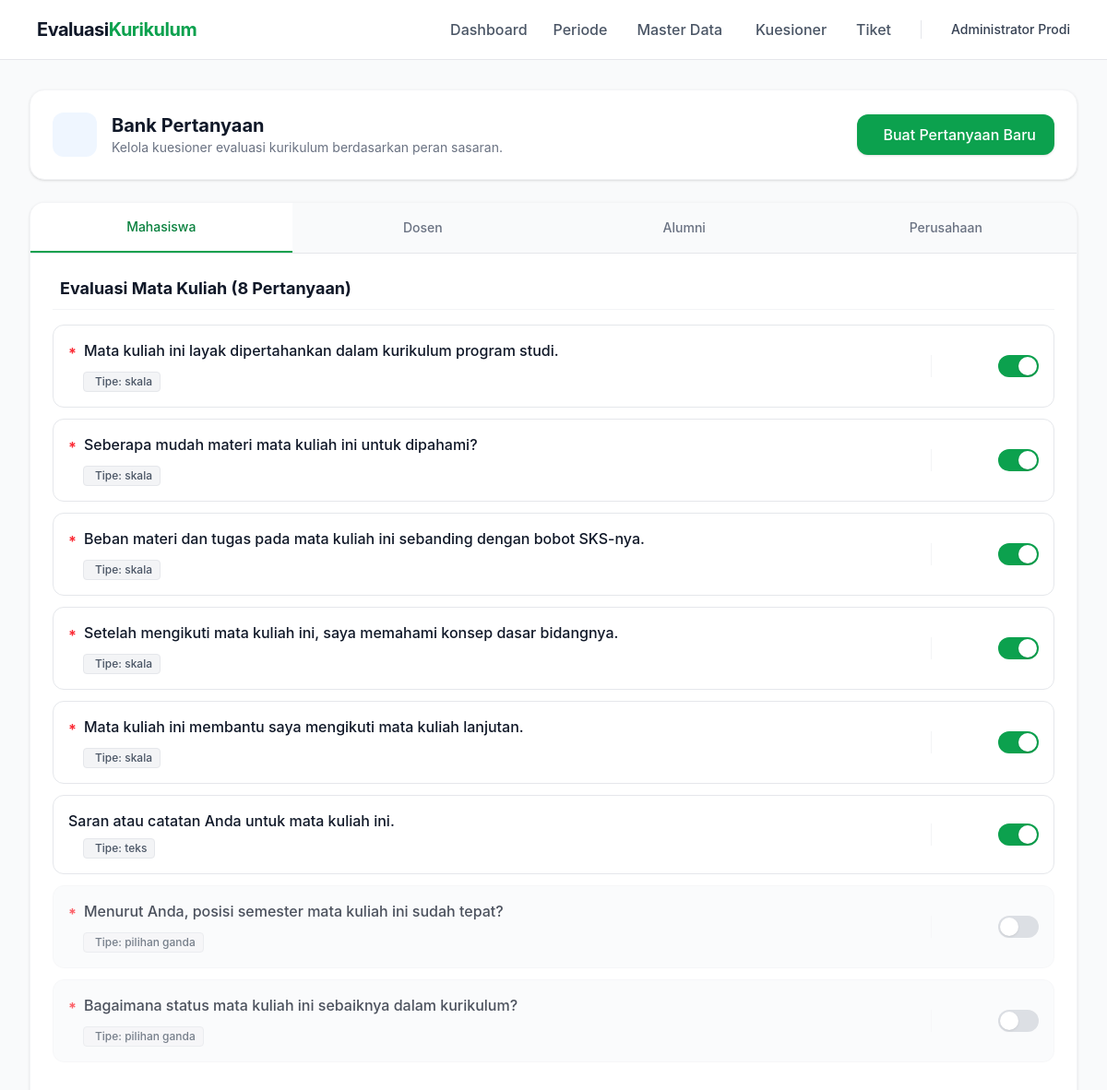
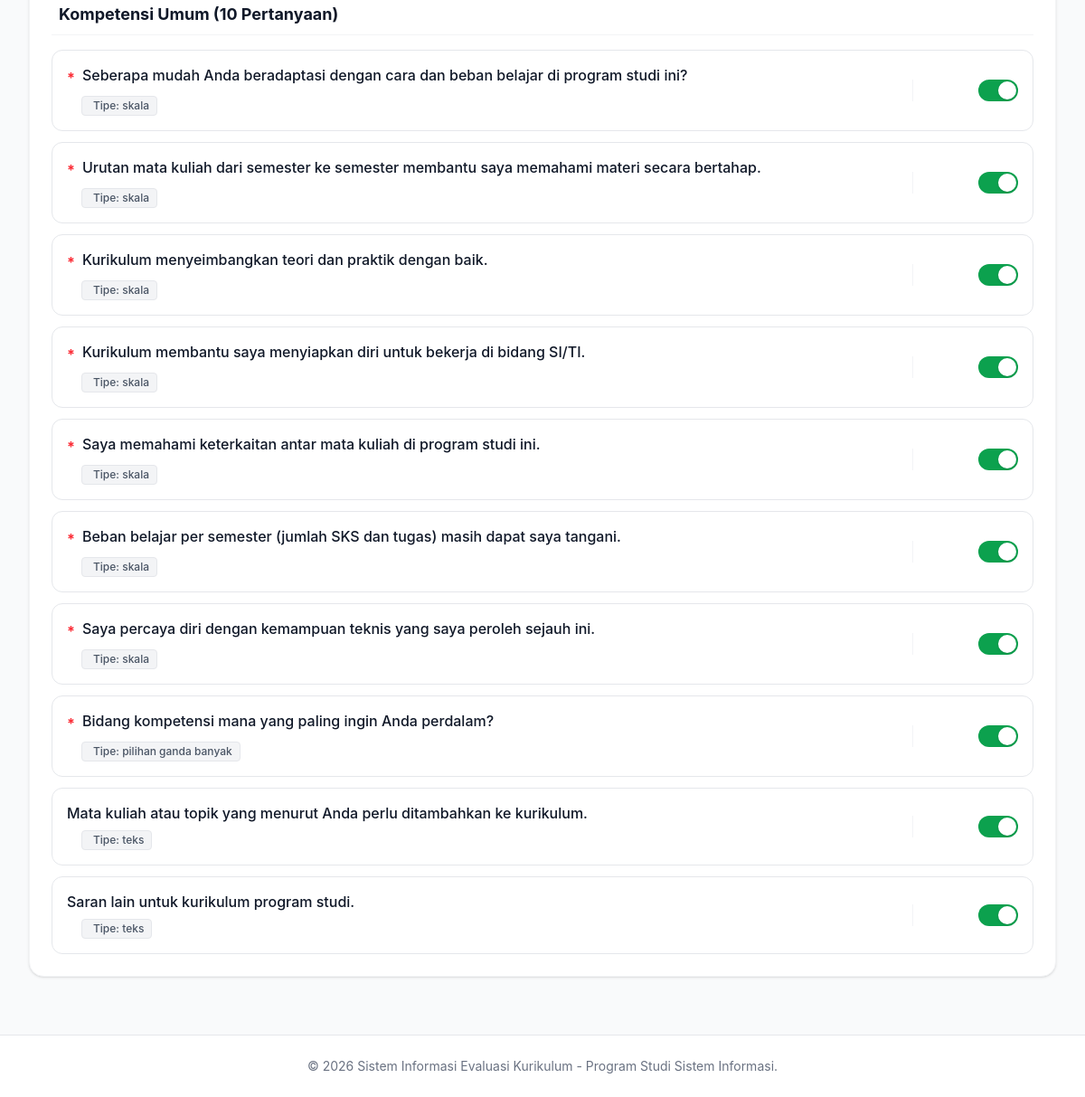
/admin/kuesioner/pertanyaan.php (signed in), run on the app's committed database (2 pictures, top to bottom).
### tables this page shows
CREATE TABLE `pertanyaan` (
  `id` int(11) NOT NULL AUTO_INCREMENT,
  `kode` varchar(10) DEFAULT NULL,
  `teks` text NOT NULL,
  `bantuan` text DEFAULT NULL,
  `tipe` enum('pilihan_ganda','skala','teks','pilihan_ganda_banyak') NOT NULL,
  `bagian` enum('matkul','kompetensi') NOT NULL,
  `peran_sasaran` enum('mahasiswa','alumni','perusahaan','dosen','semua') NOT NULL,
  `kategori_kompetensi_id` int(11) DEFAULT NULL,
  `wajib` tinyint(1) DEFAULT 1,
  `label_skala` longtext DEFAULT NULL CHECK (json_valid(`label_skala`)),
  `syarat_tampil` varchar(255) DEFAULT NULL,
  `penanda` varchar(255) DEFAULT NULL,
  `maks_pilihan` int(11) DEFAULT NULL,
  `urutan` int(11) DEFAULT 0,
  `aktif` tinyint(1) DEFAULT 1,
  `default_aktif` tinyint(1) DEFAULT 1,
  `dibuat_pada` timestamp NOT NULL DEFAULT current_timestamp(),
  `alasan_jika_rendah` tinyint(1) DEFAULT 0,
  `untuk_peringkat` tinyint(1) DEFAULT 0,
  PRIMARY KEY (`id`),
  KEY `kategori_kompetensi_id` (`kategori_kompetensi_id`),
  CONSTRAINT `pertanyaan_ibfk_1` FOREIGN KEY (`kategori_kompetensi_id`) REFERENCES `kategori_kompetensi` (`id`)
);

### includes/helpers.php (called while the page is built, shortened)
<?php
function escape($string) {
    return htmlspecialchars($string ?? '', ENT_QUOTES, 'UTF-8');
}
?>

### admin/kuesioner/pertanyaan.php (the view, shortened to what this page needs)
<?php
require_once '../../config/database.php';
require_once '../../includes/helpers.php';
$stmt = $pdo->query("SELECT p.*, k.nama as nama_kategori FROM pertanyaan p LEFT JOIN kategori_kompetensi k ON p.kategori_kompetensi_id = k.id ORDER BY p.urutan ASC, p.id ASC");
$semua_pertanyaan = $stmt->fetchAll();
$pertanyaan_grouped = [
    'mahasiswa' => ['matkul' => [], 'kompetensi' => []],
    'dosen' => ['matkul' => [], 'kompetensi' => []],
    'alumni' => ['matkul' => [], 'kompetensi' => []],
    'perusahaan' => ['matkul' => [], 'kompetensi' => []],
];
foreach ($semua_pertanyaan as $p) {
    if (isset($pertanyaan_grouped[$p['peran_sasaran']][$p['bagian']])) {
        $pertanyaan_grouped[$p['peran_sasaran']][$p['bagian']][] = $p;
    }
}
require_once '../../includes/header.php';
?>
<div class="bg-white rounded-2xl shadow-sm border border-gray-100 p-6 mb-6">
    <div class="flex flex-col md:flex-row justify-between items-center gap-4">
        <div class="flex items-center gap-4">
            <div class="w-12 h-12 bg-blue-50 text-blue-500 rounded-xl flex items-center justify-center text-2xl">
            </div>
            <div>
                <h2 class="text-xl font-bold text-gray-900">Bank Pertanyaan</h2>
                <p class="text-sm text-gray-500">Kelola kuesioner evaluasi kurikulum berdasarkan peran sasaran.</p>
            </div>
        </div>
        <button type="button" onclick="document.getElementById('modal-tambah').classList.remove('hidden')" class="bg-brand-500 hover:bg-brand-600 text-white px-5 py-2.5 rounded-xl font-medium transition-colors flex items-center gap-2 shadow-sm">
            <i class="ph ph-plus-circle"></i> Buat Pertanyaan Baru
        </button>
    </div>
</div>
<div class="bg-white rounded-2xl shadow-sm border border-gray-100 overflow-hidden mb-8">
    <div class="flex border-b border-gray-200 overflow-x-auto no-scrollbar">
        <?php
        $tabs = ['mahasiswa' => 'Mahasiswa', 'dosen' => 'Dosen', 'alumni' => 'Alumni', 'perusahaan' => 'Perusahaan'];
        $first = true;
        foreach ($tabs as $key => $label):
        ?>
        <button type="button" class="tab-btn min-w-[120px] flex-1 py-4 px-6 text-center font-medium text-sm transition-colors focus:outline-none whitespace-nowrap <?= $first ? 'text-brand-600 bg-white border-b-2 border-brand-500' : 'text-gray-500 hover:text-gray-700 bg-gray-50' ?>" onclick="switchTab('<?= $key ?>')" id="tab-btn-<?= $key ?>">
            <?= $label ?>
        </button>
        <?php $first = false; endforeach; ?>
    </div>
    <div class="p-6">
        <?php
        $first = true;
        foreach ($tabs as $key => $label):
        ?>
        <div id="tab-content-<?= $key ?>" class="tab-content" style="<?= $first ? 'display:block;' : 'display:none;' ?>">
            <div class="mb-8">
                <h3 class="text-lg font-bold text-gray-900 mb-4 flex items-center gap-2 pb-2 border-b border-gray-100">
                    <i class="ph ph-books text-brand-500"></i> Evaluasi Mata Kuliah (<?= count($pertanyaan_grouped[$key]['matkul']) ?> Pertanyaan)
                </h3>
                <?php if (count($pertanyaan_grouped[$key]['matkul']) === 0): ?>
                    <div class="text-center py-6 bg-gray-50 rounded-xl border border-dashed border-gray-200 text-gray-500 text-sm">Belum ada pertanyaan untuk bagian ini.</div>
                <?php else: ?>
                    <div class="space-y-3">
                        <?php foreach ($pertanyaan_grouped[$key]['matkul'] as $p): ?>
                            <?php renderRowPertanyaan($p); ?>
                        <?php endforeach; ?>
                    </div>
                <?php endif; ?>
            </div>
            <div>
                <h3 class="text-lg font-bold text-gray-900 mb-4 flex items-center gap-2 pb-2 border-b border-gray-100">
                    <i class="ph ph-target text-brand-500"></i> Kompetensi Umum (<?= count($pertanyaan_grouped[$key]['kompetensi']) ?> Pertanyaan)
                </h3>
                <?php if (count($pertanyaan_grouped[$key]['kompetensi']) === 0): ?>
                    <div class="text-center py-6 bg-gray-50 rounded-xl border border-dashed border-gray-200 text-gray-500 text-sm">Belum ada pertanyaan untuk bagian ini.</div>
                <?php else: ?>
                    <div class="space-y-3">
                        <?php foreach ($pertanyaan_grouped[$key]['kompetensi'] as $p): ?>
                            <?php renderRowPertanyaan($p); ?>
                        <?php endforeach; ?>
                    </div>
                <?php endif; ?>
            </div>
        </div>
        <?php $first = false; endforeach; ?>
    </div>
</div>
<?php
function renderRowPertanyaan($p) {
    ?>
    <div class="p-4 border <?= $p['aktif'] ? 'border-gray-200 bg-white' : 'border-gray-100 bg-gray-50 opacity-75' ?> rounded-xl flex flex-col sm:flex-row sm:items-center justify-between gap-4 transition-all hover:border-brand-300 hover:shadow-sm">
        <div class="flex-1">
            <div class="flex items-start gap-2 mb-1">
                <?php if ($p['wajib']): ?><span class="text-red-500 font-bold mt-0.5" title="Wajib Diisi">*</span><?php endif; ?>
                <p class="text-gray-900 font-medium leading-snug"><?= escape($p['teks']) ?></p>
            </div>
            <div class="flex flex-wrap gap-2 mt-2 ml-4">
                <span class="inline-flex items-center px-2 py-0.5 rounded text-xs font-medium bg-gray-100 text-gray-600 border border-gray-200">
                    <i class="ph ph-list-dashes mr-1"></i> Tipe: <?= str_replace('_', ' ', $p['tipe']) ?>
                </span>
            </div>
        </div>
        <div class="flex items-center gap-3 sm:border-l sm:border-gray-100 sm:pl-4">
            <button type="button" onclick="bukaModalEdit(<?= $p['id'] ?>, `<?= htmlspecialchars($p['teks'], ENT_QUOTES) ?>`, `<?= $p['kategori_kompetensi_id'] ?>`, <?= $p['wajib'] ?>)" class="p-2 text-gray-400 hover:text-brand-600 hover:bg-brand-50 rounded-lg transition-colors" title="Edit Pertanyaan">
            </button>
            <form action="" method="POST" class="m-0 p-0 flex items-center" onsubmit="return confirm('Hapus pertanyaan ini secara permanen?')">
                <button type="submit" class="p-2 text-gray-400 hover:text-red-600 hover:bg-red-50 rounded-lg transition-colors" title="Hapus Pertanyaan">
                </button>
            </form>
            <form action="" method="POST" class="m-0 p-0 flex items-center">
                <button type="submit" class="relative inline-flex h-6 w-11 flex-shrink-0 cursor-pointer rounded-full border-2 border-transparent transition-colors duration-200 ease-in-out focus:outline-none focus:ring-2 focus:ring-brand-500 focus:ring-offset-2 <?= $p['aktif'] ? 'bg-brand-500' : 'bg-gray-300' ?>" title="<?= $p['aktif'] ? 'Matikan' : 'Hidupkan' ?>">
                    <span aria-hidden="true" class="pointer-events-none inline-block h-5 w-5 transform rounded-full bg-white shadow ring-0 transition duration-200 ease-in-out <?= $p['aktif'] ? 'translate-x-5' : 'translate-x-0' ?>"></span>
                </button>
            </form>
        </div>
    </div>
    <?php
}
?>
<?php require_once '../../includes/footer.php'; ?>

### assets/css/style.css (style rules this page uses)
body { font-family: 'Inter', sans-serif; background-color: #f9fafb; color: #111827; }

### includes/header.php (style rules this page uses)
body { font-family: 'Inter', sans-serif; background-color: #f9fafb; color: #111827; }

### data on the page
pertanyaan: teks "Mata kuliah ini layak dipertahankan dalam kurikulum program studi.", tipe "skala", aktif 1 (drawn)
pertanyaan: teks "Seberapa mudah materi mata kuliah ini untuk dipahami?", tipe "skala", aktif 1 (drawn)
pertanyaan: teks "Beban materi dan tugas pada mata kuliah ini sebanding dengan bobot SKS-nya.", tipe "skala", aktif 1 (drawn)
pertanyaan: teks "Setelah mengikuti mata kuliah ini, saya memahami konsep dasar bidangnya.", tipe "skala", aktif 1 (drawn)
pertanyaan: teks "Mata kuliah ini membantu saya mengikuti mata kuliah lanjutan.", tipe "skala", aktif 1 (drawn)
pertanyaan: teks "Saran atau catatan Anda untuk mata kuliah ini.", tipe "teks", aktif 1 (drawn)
pertanyaan: teks "Menurut Anda, posisi semester mata kuliah ini sudah tepat?", tipe "pilihan ganda", aktif 0 (drawn)
pertanyaan: teks "Bagaimana status mata kuliah ini sebaiknya dalam kurikulum?", tipe "pilihan ganda", aktif 0 (drawn)
pertanyaan: teks "Seberapa mudah Anda beradaptasi dengan cara dan beban belajar di program studi ini?", tipe "skala", aktif 1 (drawn)
pertanyaan: teks "Urutan mata kuliah dari semester ke semester membantu saya memahami materi secara bertahap.", tipe "skala", aktif 1 (drawn)
pertanyaan: teks "Kurikulum menyeimbangkan teori dan praktik dengan baik.", tipe "skala", aktif 1 (drawn)
pertanyaan: teks "Kurikulum membantu saya menyiapkan diri untuk bekerja di bidang SI/TI.", tipe "skala", aktif 1 (drawn)
pertanyaan: teks "Saya memahami keterkaitan antar mata kuliah di program studi ini.", tipe "skala", aktif 1 (drawn)
pertanyaan: teks "Beban belajar per semester (jumlah SKS dan tugas) masih dapat saya tangani.", tipe "skala", aktif 1 (drawn)
pertanyaan: teks "Saya percaya diri dengan kemampuan teknis yang saya peroleh sejauh ini.", tipe "skala", aktif 1 (drawn)
pertanyaan: teks "Bidang kompetensi mana yang paling ingin Anda perdalam?", tipe "pilihan ganda banyak", aktif 1 (drawn)
pertanyaan: teks "Mata kuliah atau topik yang menurut Anda perlu ditambahkan ke kurikulum.", tipe "teks", aktif 1 (drawn)
pertanyaan: teks "Saran lain untuk kurikulum program studi.", tipe "teks", aktif 1 (drawn)

### other printed values
$_SESSION['user_name'] "Administrator Prodi"
$label "Mahasiswa"
$label "Dosen"
$label "Alumni"
$label "Perusahaan"
count($pertanyaan_grouped[$key]['matkul']) "8"
count($pertanyaan_grouped[$key]['kompetensi']) "10"
